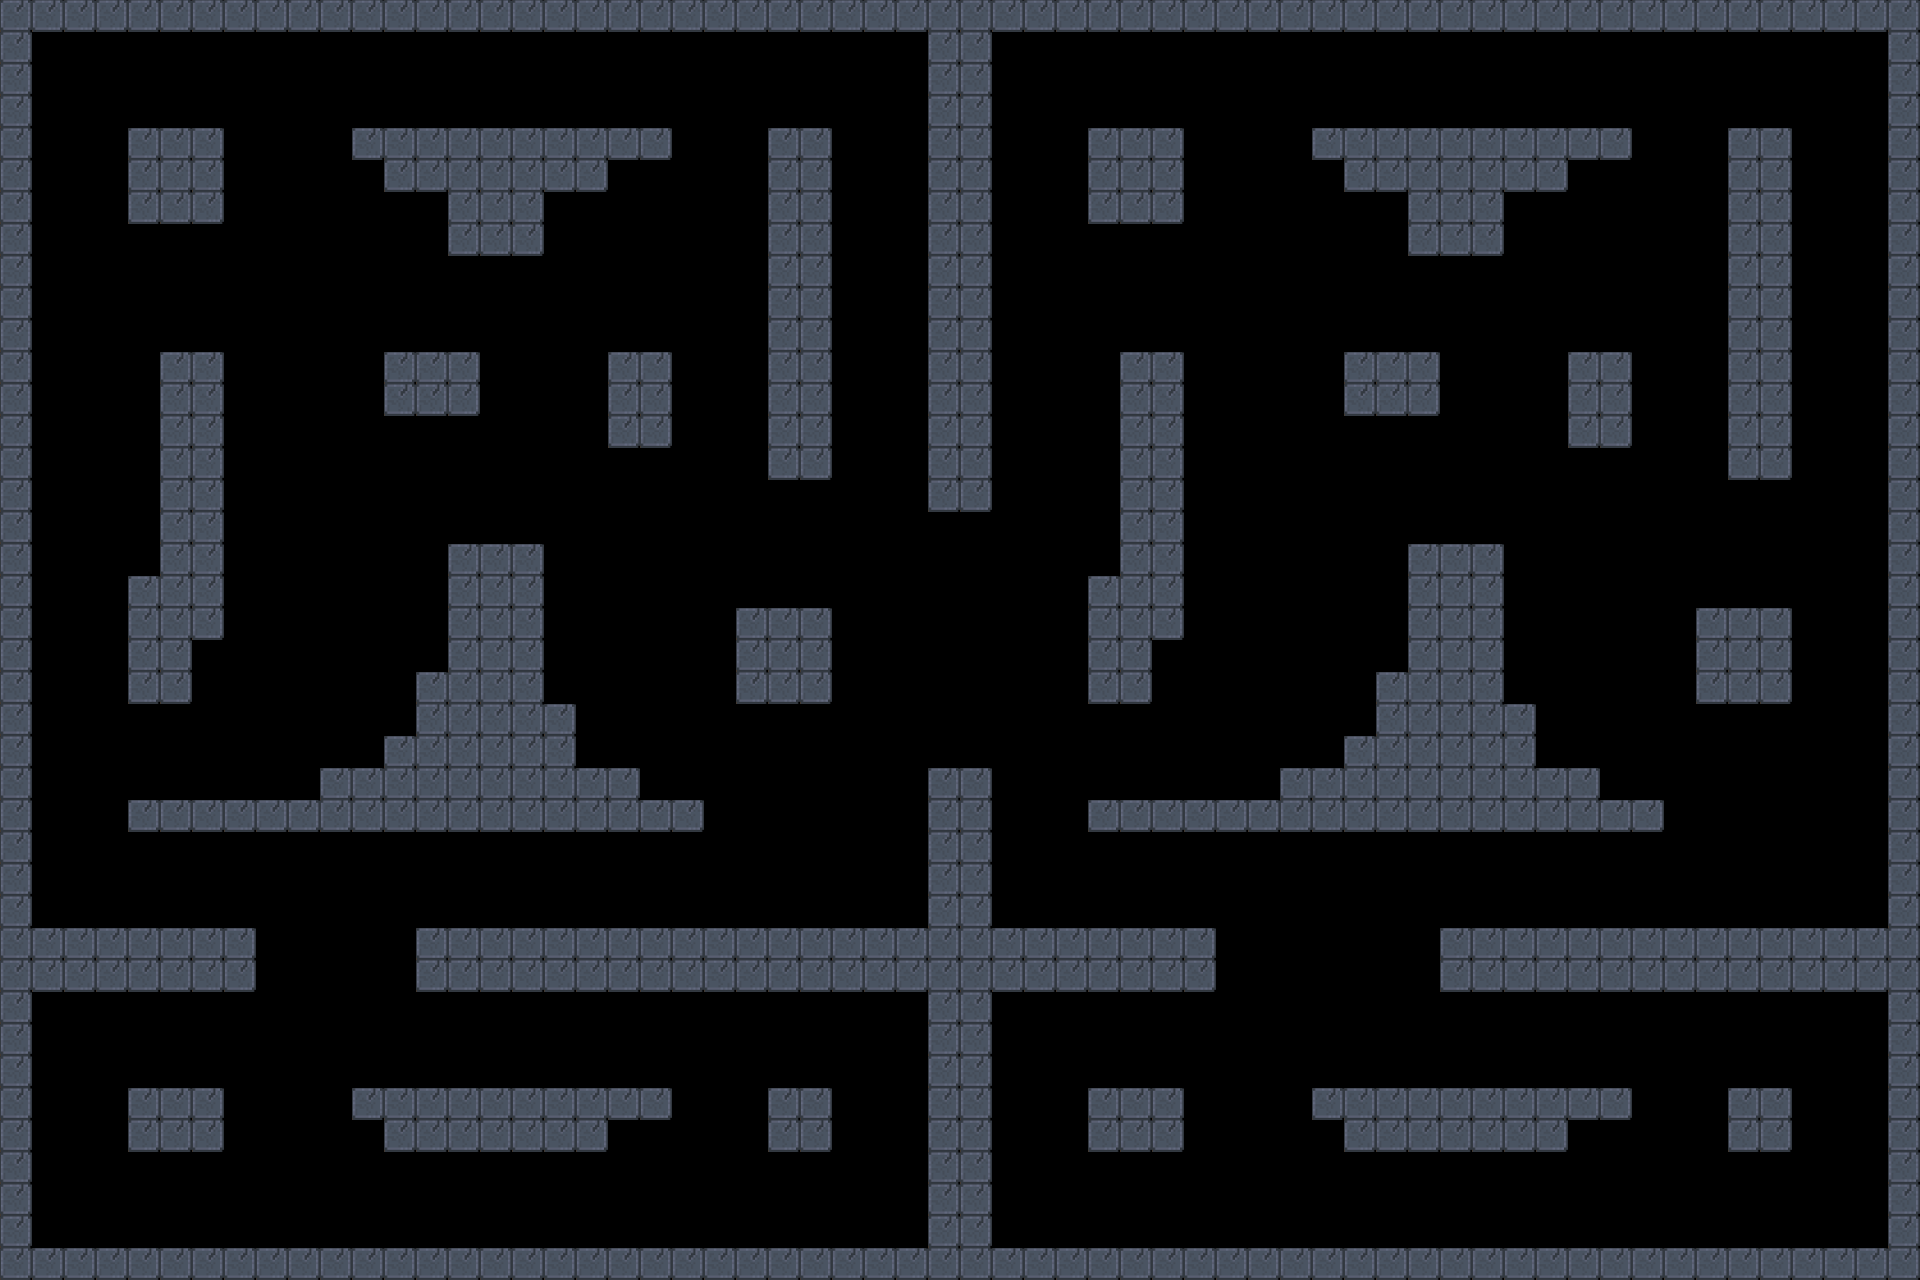

Tiled map render using the project's own tile images. Description and the whole map definition, tile-layer contents included, below:
An orthogonal 60x40 tile map with 32x32 px tiles, 1 tile layer (Tile Layer 1).

<map version="1.9" tiledversion="1.9.2" orientation="orthogonal" renderorder="right-down" width="60" height="40" tilewidth="32" tileheight="32" infinite="0" nextlayerid="2" nextobjectid="1">
 <tileset firstgid="1" name="mapa" tilewidth="32" tileheight="32" tilecount="1" columns="1">
  <image source="../sprites/wall.png" width="32" height="32" />
 </tileset>
 <layer id="1" name="Tile Layer 1" width="60" height="40">
  <data encoding="csv">
1,1,1,1,1,1,1,1,1,1,1,1,1,1,1,1,1,1,1,1,1,1,1,1,1,1,1,1,1,1,1,1,1,1,1,1,1,1,1,1,1,1,1,1,1,1,1,1,1,1,1,1,1,1,1,1,1,1,1,1,
1,0,0,0,0,0,0,0,0,0,0,0,0,0,0,0,0,0,0,0,0,0,0,0,0,0,0,0,0,1,1,0,0,0,0,0,0,0,0,0,0,0,0,0,0,0,0,0,0,0,0,0,0,0,0,0,0,0,0,1,
1,0,0,0,0,0,0,0,0,0,0,0,0,0,0,0,0,0,0,0,0,0,0,0,0,0,0,0,0,1,1,0,0,0,0,0,0,0,0,0,0,0,0,0,0,0,0,0,0,0,0,0,0,0,0,0,0,0,0,1,
1,0,0,0,0,0,0,0,0,0,0,0,0,0,0,0,0,0,0,0,0,0,0,0,0,0,0,0,0,1,1,0,0,0,0,0,0,0,0,0,0,0,0,0,0,0,0,0,0,0,0,0,0,0,0,0,0,0,0,1,
1,0,0,0,1,1,1,0,0,0,0,1,1,1,1,1,1,1,1,1,1,0,0,0,1,1,0,0,0,1,1,0,0,0,1,1,1,0,0,0,0,1,1,1,1,1,1,1,1,1,1,0,0,0,1,1,0,0,0,1,
1,0,0,0,1,1,1,0,0,0,0,0,1,1,1,1,1,1,1,0,0,0,0,0,1,1,0,0,0,1,1,0,0,0,1,1,1,0,0,0,0,0,1,1,1,1,1,1,1,0,0,0,0,0,1,1,0,0,0,1,
1,0,0,0,1,1,1,0,0,0,0,0,0,0,1,1,1,0,0,0,0,0,0,0,1,1,0,0,0,1,1,0,0,0,1,1,1,0,0,0,0,0,0,0,1,1,1,0,0,0,0,0,0,0,1,1,0,0,0,1,
1,0,0,0,0,0,0,0,0,0,0,0,0,0,1,1,1,0,0,0,0,0,0,0,1,1,0,0,0,1,1,0,0,0,0,0,0,0,0,0,0,0,0,0,1,1,1,0,0,0,0,0,0,0,1,1,0,0,0,1,
1,0,0,0,0,0,0,0,0,0,0,0,0,0,0,0,0,0,0,0,0,0,0,0,1,1,0,0,0,1,1,0,0,0,0,0,0,0,0,0,0,0,0,0,0,0,0,0,0,0,0,0,0,0,1,1,0,0,0,1,
1,0,0,0,0,0,0,0,0,0,0,0,0,0,0,0,0,0,0,0,0,0,0,0,1,1,0,0,0,1,1,0,0,0,0,0,0,0,0,0,0,0,0,0,0,0,0,0,0,0,0,0,0,0,1,1,0,0,0,1,
1,0,0,0,0,0,0,0,0,0,0,0,0,0,0,0,0,0,0,0,0,0,0,0,1,1,0,0,0,1,1,0,0,0,0,0,0,0,0,0,0,0,0,0,0,0,0,0,0,0,0,0,0,0,1,1,0,0,0,1,
1,0,0,0,0,1,1,0,0,0,0,0,1,1,1,0,0,0,0,1,1,0,0,0,1,1,0,0,0,1,1,0,0,0,0,1,1,0,0,0,0,0,1,1,1,0,0,0,0,1,1,0,0,0,1,1,0,0,0,1,
1,0,0,0,0,1,1,0,0,0,0,0,1,1,1,0,0,0,0,1,1,0,0,0,1,1,0,0,0,1,1,0,0,0,0,1,1,0,0,0,0,0,1,1,1,0,0,0,0,1,1,0,0,0,1,1,0,0,0,1,
1,0,0,0,0,1,1,0,0,0,0,0,0,0,0,0,0,0,0,1,1,0,0,0,1,1,0,0,0,1,1,0,0,0,0,1,1,0,0,0,0,0,0,0,0,0,0,0,0,1,1,0,0,0,1,1,0,0,0,1,
1,0,0,0,0,1,1,0,0,0,0,0,0,0,0,0,0,0,0,0,0,0,0,0,1,1,0,0,0,1,1,0,0,0,0,1,1,0,0,0,0,0,0,0,0,0,0,0,0,0,0,0,0,0,1,1,0,0,0,1,
1,0,0,0,0,1,1,0,0,0,0,0,0,0,0,0,0,0,0,0,0,0,0,0,0,0,0,0,0,1,1,0,0,0,0,1,1,0,0,0,0,0,0,0,0,0,0,0,0,0,0,0,0,0,0,0,0,0,0,1,
1,0,0,0,0,1,1,0,0,0,0,0,0,0,0,0,0,0,0,0,0,0,0,0,0,0,0,0,0,0,0,0,0,0,0,1,1,0,0,0,0,0,0,0,0,0,0,0,0,0,0,0,0,0,0,0,0,0,0,1,
1,0,0,0,0,1,1,0,0,0,0,0,0,0,1,1,1,0,0,0,0,0,0,0,0,0,0,0,0,0,0,0,0,0,0,1,1,0,0,0,0,0,0,0,1,1,1,0,0,0,0,0,0,0,0,0,0,0,0,1,
1,0,0,0,1,1,1,0,0,0,0,0,0,0,1,1,1,0,0,0,0,0,0,0,0,0,0,0,0,0,0,0,0,0,1,1,1,0,0,0,0,0,0,0,1,1,1,0,0,0,0,0,0,0,0,0,0,0,0,1,
1,0,0,0,1,1,1,0,0,0,0,0,0,0,1,1,1,0,0,0,0,0,0,1,1,1,0,0,0,0,0,0,0,0,1,1,1,0,0,0,0,0,0,0,1,1,1,0,0,0,0,0,0,1,1,1,0,0,0,1,
1,0,0,0,1,1,0,0,0,0,0,0,0,0,1,1,1,0,0,0,0,0,0,1,1,1,0,0,0,0,0,0,0,0,1,1,0,0,0,0,0,0,0,0,1,1,1,0,0,0,0,0,0,1,1,1,0,0,0,1,
1,0,0,0,1,1,0,0,0,0,0,0,0,1,1,1,1,0,0,0,0,0,0,1,1,1,0,0,0,0,0,0,0,0,1,1,0,0,0,0,0,0,0,1,1,1,1,0,0,0,0,0,0,1,1,1,0,0,0,1,
1,0,0,0,0,0,0,0,0,0,0,0,0,1,1,1,1,1,0,0,0,0,0,0,0,0,0,0,0,0,0,0,0,0,0,0,0,0,0,0,0,0,0,1,1,1,1,1,0,0,0,0,0,0,0,0,0,0,0,1,
1,0,0,0,0,0,0,0,0,0,0,0,1,1,1,1,1,1,0,0,0,0,0,0,0,0,0,0,0,0,0,0,0,0,0,0,0,0,0,0,0,0,1,1,1,1,1,1,0,0,0,0,0,0,0,0,0,0,0,1,
1,0,0,0,0,0,0,0,0,0,1,1,1,1,1,1,1,1,1,1,0,0,0,0,0,0,0,0,0,1,1,0,0,0,0,0,0,0,0,0,1,1,1,1,1,1,1,1,1,1,0,0,0,0,0,0,0,0,0,1,
1,0,0,0,1,1,1,1,1,1,1,1,1,1,1,1,1,1,1,1,1,1,0,0,0,0,0,0,0,1,1,0,0,0,1,1,1,1,1,1,1,1,1,1,1,1,1,1,1,1,1,1,0,0,0,0,0,0,0,1,
1,0,0,0,0,0,0,0,0,0,0,0,0,0,0,0,0,0,0,0,0,0,0,0,0,0,0,0,0,1,1,0,0,0,0,0,0,0,0,0,0,0,0,0,0,0,0,0,0,0,0,0,0,0,0,0,0,0,0,1,
1,0,0,0,0,0,0,0,0,0,0,0,0,0,0,0,0,0,0,0,0,0,0,0,0,0,0,0,0,1,1,0,0,0,0,0,0,0,0,0,0,0,0,0,0,0,0,0,0,0,0,0,0,0,0,0,0,0,0,1,
1,0,0,0,0,0,0,0,0,0,0,0,0,0,0,0,0,0,0,0,0,0,0,0,0,0,0,0,0,1,1,0,0,0,0,0,0,0,0,0,0,0,0,0,0,0,0,0,0,0,0,0,0,0,0,0,0,0,0,1,
1,1,1,1,1,1,1,1,0,0,0,0,0,1,1,1,1,1,1,1,1,1,1,1,1,1,1,1,1,1,1,1,1,1,1,1,1,1,0,0,0,0,0,0,0,1,1,1,1,1,1,1,1,1,1,1,1,1,1,1,
1,1,1,1,1,1,1,1,0,0,0,0,0,1,1,1,1,1,1,1,1,1,1,1,1,1,1,1,1,1,1,1,1,1,1,1,1,1,0,0,0,0,0,0,0,1,1,1,1,1,1,1,1,1,1,1,1,1,1,1,
1,0,0,0,0,0,0,0,0,0,0,0,0,0,0,0,0,0,0,0,0,0,0,0,0,0,0,0,0,1,1,0,0,0,0,0,0,0,0,0,0,0,0,0,0,0,0,0,0,0,0,0,0,0,0,0,0,0,0,1,
1,0,0,0,0,0,0,0,0,0,0,0,0,0,0,0,0,0,0,0,0,0,0,0,0,0,0,0,0,1,1,0,0,0,0,0,0,0,0,0,0,0,0,0,0,0,0,0,0,0,0,0,0,0,0,0,0,0,0,1,
1,0,0,0,0,0,0,0,0,0,0,0,0,0,0,0,0,0,0,0,0,0,0,0,0,0,0,0,0,1,1,0,0,0,0,0,0,0,0,0,0,0,0,0,0,0,0,0,0,0,0,0,0,0,0,0,0,0,0,1,
1,0,0,0,1,1,1,0,0,0,0,1,1,1,1,1,1,1,1,1,1,0,0,0,1,1,0,0,0,1,1,0,0,0,1,1,1,0,0,0,0,1,1,1,1,1,1,1,1,1,1,0,0,0,1,1,0,0,0,1,
1,0,0,0,1,1,1,0,0,0,0,0,1,1,1,1,1,1,1,0,0,0,0,0,1,1,0,0,0,1,1,0,0,0,1,1,1,0,0,0,0,0,1,1,1,1,1,1,1,0,0,0,0,0,1,1,0,0,0,1,
1,0,0,0,0,0,0,0,0,0,0,0,0,0,0,0,0,0,0,0,0,0,0,0,0,0,0,0,0,1,1,0,0,0,0,0,0,0,0,0,0,0,0,0,0,0,0,0,0,0,0,0,0,0,0,0,0,0,0,1,
1,0,0,0,0,0,0,0,0,0,0,0,0,0,0,0,0,0,0,0,0,0,0,0,0,0,0,0,0,1,1,0,0,0,0,0,0,0,0,0,0,0,0,0,0,0,0,0,0,0,0,0,0,0,0,0,0,0,0,1,
1,0,0,0,0,0,0,0,0,0,0,0,0,0,0,0,0,0,0,0,0,0,0,0,0,0,0,0,0,1,1,0,0,0,0,0,0,0,0,0,0,0,0,0,0,0,0,0,0,0,0,0,0,0,0,0,0,0,0,1,
1,1,1,1,1,1,1,1,1,1,1,1,1,1,1,1,1,1,1,1,1,1,1,1,1,1,1,1,1,1,1,1,1,1,1,1,1,1,1,1,1,1,1,1,1,1,1,1,1,1,1,1,1,1,1,1,1,1,1,1
</data>
 </layer>
</map>
